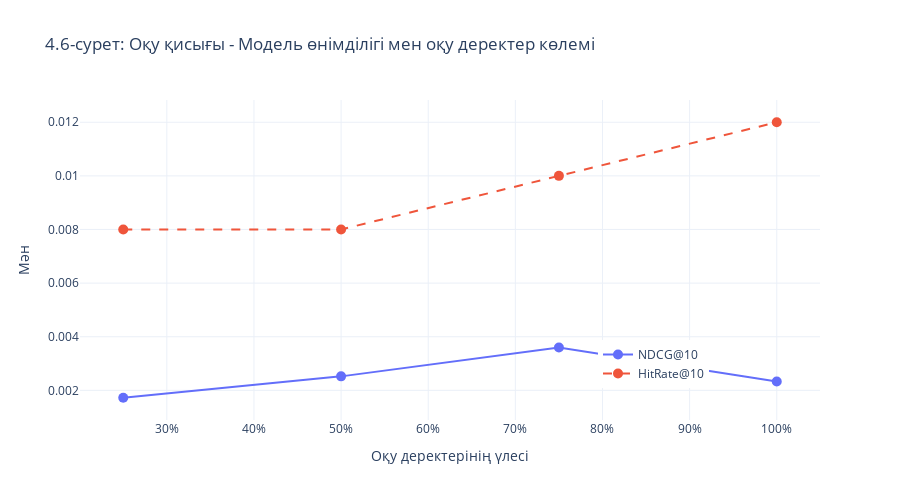

Write notebook code for a chart like this one.
### Code cell
# Visualization: Learning curve plot
fig6 = go.Figure()

fractions = learning_df["data_fraction"].to_list()
ndcg_values = learning_df["NDCG@10"].to_list()
hitrate_values = learning_df["HitRate@10"].to_list()

fig6.add_trace(go.Scatter(
    x=fractions, y=ndcg_values,
    mode='lines+markers',
    name='NDCG@10',
    marker=dict(size=10),
    line=dict(width=2)
))

fig6.add_trace(go.Scatter(
    x=fractions, y=hitrate_values,
    mode='lines+markers',
    name='HitRate@10',
    marker=dict(size=10),
    line=dict(width=2, dash='dash')
))

fig6.update_layout(
    title="4.6-сурет: Оқу қисығы - Модель өнімділігі мен оқу деректер көлемі",
    xaxis_title="Оқу деректерінің үлесі",
    yaxis_title="Мән",
    xaxis=dict(tickformat=".0%"),
    template="plotly_white",
    height=500,
    legend=dict(x=0.7, y=0.1)
)
fig6.show()

fig6.write_html(OUTPUT_DIR / "fig_learning_curve.html")

### Figure 1 — Plotly figure (JSON) as saved in the notebook; plotly's stock layout.template omitted (floating-point values rounded to 4 significant figures)
{"data": [{"line": {"width": 2}, "marker": {"size": 10}, "mode": "lines+markers", "name": "NDCG@10", "type": "scatter", "x": [0.25, 0.5, 0.75, 1], "y": [0.001724, 0.002522, 0.003597, 0.002331]}, {"line": {"dash": "dash", "width": 2}, "marker": {"size": 10}, "mode": "lines+markers", "name": "HitRate@10", "type": "scatter", "x": [0.25, 0.5, 0.75, 1], "y": [0.008, 0.008, 0.01, 0.012]}], "layout": {"height": 500, "legend": {"x": 0.7, "y": 0.1}, "title": {"text": "4.6-сурет: Оқу қисығы - Модель өнімділігі мен оқу деректер көлемі"}, "xaxis": {"tickformat": ".0%", "title": {"text": "Оқу деректерінің үлесі"}}, "yaxis": {"title": {"text": "Мән"}}}}
